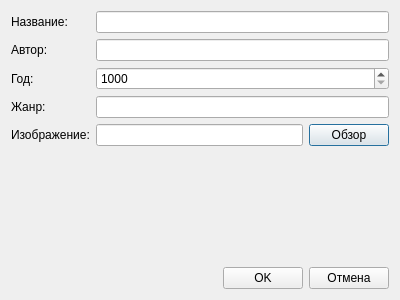
<?xml version="1.0" encoding="UTF-8"?>
<ui version="4.0">
 <class>BookDialog</class>
 <widget class="QDialog" name="BookDialog">
  <property name="geometry">
   <rect>
    <x>0</x>
    <y>0</y>
    <width>400</width>
    <height>300</height>
   </rect>
  </property>
  <property name="windowTitle">
   <string>Добавить книгу</string>
  </property>
  <layout class="QVBoxLayout" name="verticalLayout">
   <item>
    <layout class="QFormLayout" name="formLayout">
     <item row="0" column="0">
      <widget class="QLabel" name="label">
       <property name="text">
        <string>Название:</string>
       </property>
      </widget>
     </item>
     <item row="0" column="1">
      <widget class="QLineEdit" name="title_edit"/>
     </item>
     <item row="1" column="0">
      <widget class="QLabel" name="label_2">
       <property name="text">
        <string>Автор:</string>
       </property>
      </widget>
     </item>
     <item row="1" column="1">
      <widget class="QLineEdit" name="author_edit"/>
     </item>
     <item row="2" column="0">
      <widget class="QLabel" name="label_3">
       <property name="text">
        <string>Год:</string>
       </property>
      </widget>
     </item>
     <item row="2" column="1">
      <widget class="QSpinBox" name="year_spin">
       <property name="minimum">
        <number>1000</number>
       </property>
       <property name="maximum">
        <number>2025</number>
       </property>
      </widget>
     </item>
     <item row="3" column="0">
      <widget class="QLabel" name="label_4">
       <property name="text">
        <string>Жанр:</string>
       </property>
      </widget>
     </item>
     <item row="3" column="1">
      <widget class="QLineEdit" name="genre_edit"/>
     </item>
     <item row="4" column="0">
      <widget class="QLabel" name="label_5">
       <property name="text">
        <string>Изображение:</string>
       </property>
      </widget>
     </item>
     <item row="4" column="1">
      <layout class="QHBoxLayout" name="horizontalLayout">
       <item>
        <widget class="QLineEdit" name="image_path_edit"/>
       </item>
       <item>
        <widget class="QPushButton" name="browse_btn">
         <property name="text">
          <string>Обзор</string>
         </property>
        </widget>
       </item>
      </layout>
     </item>
    </layout>
   </item>
   <item>
    <layout class="QHBoxLayout" name="button_layout">
     <item>
      <spacer name="horizontalSpacer">
       <property name="orientation">
        <enum>Qt::Horizontal</enum>
       </property>
       <property name="sizeHint" stdset="0">
        <size>
         <width>40</width>
         <height>20</height>
        </size>
       </property>
      </spacer>
     </item>
     <item>
      <widget class="QPushButton" name="ok_btn">
       <property name="text">
        <string>OK</string>
       </property>
      </widget>
     </item>
     <item>
      <widget class="QPushButton" name="cancel_btn">
       <property name="text">
        <string>Отмена</string>
       </property>
      </widget>
     </item>
    </layout>
   </item>
  </layout>
 </widget>
 <resources/>
 <connections/>
</ui>
